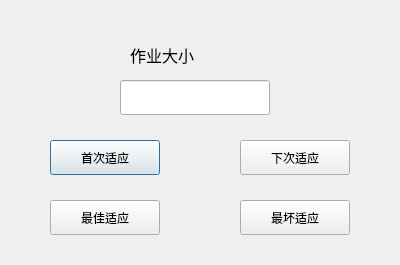
<?xml version="1.0" encoding="UTF-8"?>
<ui version="4.0">
 <class>BindDialog</class>
 <widget class="QDialog" name="BindDialog">
  <property name="geometry">
   <rect>
    <x>0</x>
    <y>0</y>
    <width>400</width>
    <height>265</height>
   </rect>
  </property>
  <property name="windowTitle">
   <string>分配</string>
  </property>
  <widget class="QLineEdit" name="lineEdit">
   <property name="geometry">
    <rect>
     <x>120</x>
     <y>80</y>
     <width>150</width>
     <height>35</height>
    </rect>
   </property>
  </widget>
  <widget class="QPushButton" name="firstFitButton">
   <property name="geometry">
    <rect>
     <x>50</x>
     <y>140</y>
     <width>110</width>
     <height>35</height>
    </rect>
   </property>
   <property name="text">
    <string>首次适应</string>
   </property>
  </widget>
  <widget class="QPushButton" name="nextFitButton">
   <property name="geometry">
    <rect>
     <x>240</x>
     <y>140</y>
     <width>110</width>
     <height>35</height>
    </rect>
   </property>
   <property name="text">
    <string>下次适应</string>
   </property>
  </widget>
  <widget class="QPushButton" name="bestFitButton">
   <property name="geometry">
    <rect>
     <x>50</x>
     <y>200</y>
     <width>110</width>
     <height>35</height>
    </rect>
   </property>
   <property name="text">
    <string>最佳适应</string>
   </property>
  </widget>
  <widget class="QPushButton" name="worstFitButton">
   <property name="geometry">
    <rect>
     <x>240</x>
     <y>200</y>
     <width>110</width>
     <height>35</height>
    </rect>
   </property>
   <property name="text">
    <string>最坏适应</string>
   </property>
  </widget>
  <widget class="QLabel" name="label">
   <property name="geometry">
    <rect>
     <x>130</x>
     <y>40</y>
     <width>90</width>
     <height>30</height>
    </rect>
   </property>
   <property name="font">
    <font>
     <family>Arial</family>
     <pointsize>12</pointsize>
    </font>
   </property>
   <property name="text">
    <string>作业大小</string>
   </property>
  </widget>
 </widget>
 <resources/>
 <connections/>
</ui>
